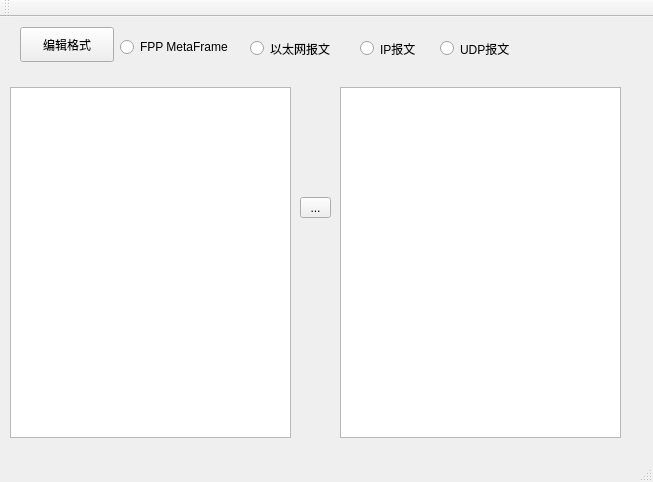
<?xml version="1.0" encoding="UTF-8"?>
<ui version="4.0">
 <class>MainWindow</class>
 <widget class="QMainWindow" name="MainWindow">
  <property name="geometry">
   <rect>
    <x>0</x>
    <y>0</y>
    <width>653</width>
    <height>482</height>
   </rect>
  </property>
  <property name="windowTitle">
   <string>Offsets</string>
  </property>
  <widget class="QWidget" name="centralWidget">
   <widget class="QPlainTextEdit" name="src">
    <property name="geometry">
     <rect>
      <x>10</x>
      <y>70</y>
      <width>281</width>
      <height>351</height>
     </rect>
    </property>
   </widget>
   <widget class="QPlainTextEdit" name="target">
    <property name="geometry">
     <rect>
      <x>340</x>
      <y>70</y>
      <width>281</width>
      <height>351</height>
     </rect>
    </property>
   </widget>
   <widget class="QToolButton" name="btnParse">
    <property name="geometry">
     <rect>
      <x>300</x>
      <y>180</y>
      <width>31</width>
      <height>21</height>
     </rect>
    </property>
    <property name="text">
     <string>...</string>
    </property>
    <property name="icon">
     <iconset resource="../offset.qrc">
      <normaloff>:/offsets/images/arrow_right.png</normaloff>:/offsets/images/arrow_right.png</iconset>
    </property>
   </widget>
   <widget class="QPushButton" name="btnSetting">
    <property name="geometry">
     <rect>
      <x>20</x>
      <y>10</y>
      <width>94</width>
      <height>35</height>
     </rect>
    </property>
    <property name="text">
     <string>编辑格式</string>
    </property>
   </widget>
   <widget class="QRadioButton" name="radioBtnEth">
    <property name="geometry">
     <rect>
      <x>250</x>
      <y>20</y>
      <width>90</width>
      <height>23</height>
     </rect>
    </property>
    <property name="text">
     <string>以太网报文</string>
    </property>
   </widget>
   <widget class="QRadioButton" name="radioBtnIp">
    <property name="geometry">
     <rect>
      <x>360</x>
      <y>20</y>
      <width>63</width>
      <height>23</height>
     </rect>
    </property>
    <property name="text">
     <string>IP报文</string>
    </property>
   </widget>
   <widget class="QRadioButton" name="radioBtnUdp">
    <property name="geometry">
     <rect>
      <x>440</x>
      <y>20</y>
      <width>79</width>
      <height>23</height>
     </rect>
    </property>
    <property name="text">
     <string>UDP报文</string>
    </property>
   </widget>
   <widget class="QRadioButton" name="radioBtnMetaframe">
    <property name="geometry">
     <rect>
      <x>120</x>
      <y>20</y>
      <width>125</width>
      <height>20</height>
     </rect>
    </property>
    <property name="text">
     <string>FPP MetaFrame</string>
    </property>
   </widget>
  </widget>
  <widget class="QToolBar" name="mainToolBar">
   <attribute name="toolBarArea">
    <enum>TopToolBarArea</enum>
   </attribute>
   <attribute name="toolBarBreak">
    <bool>false</bool>
   </attribute>
  </widget>
  <widget class="QStatusBar" name="statusBar"/>
 </widget>
 <layoutdefault spacing="6" margin="11"/>
 <resources>
  <include location="../offset.qrc"/>
 </resources>
 <connections>
  <connection>
   <sender>btnSetting</sender>
   <signal>clicked()</signal>
   <receiver>MainWindow</receiver>
   <slot>editSetting()</slot>
   <hints>
    <hint type="sourcelabel">
     <x>66</x>
     <y>38</y>
    </hint>
    <hint type="destinationlabel">
     <x>311</x>
     <y>223</y>
    </hint>
   </hints>
  </connection>
  <connection>
   <sender>radioBtnEth</sender>
   <signal>clicked(bool)</signal>
   <receiver>MainWindow</receiver>
   <slot>onRadioBtnClick(bool)</slot>
   <hints>
    <hint type="sourcelabel">
     <x>174</x>
     <y>44</y>
    </hint>
    <hint type="destinationlabel">
     <x>326</x>
     <y>240</y>
    </hint>
   </hints>
  </connection>
  <connection>
   <sender>radioBtnMetaframe</sender>
   <signal>clicked(bool)</signal>
   <receiver>MainWindow</receiver>
   <slot>onRadioBtnClick(bool)</slot>
   <hints>
    <hint type="sourcelabel">
     <x>472</x>
     <y>42</y>
    </hint>
    <hint type="destinationlabel">
     <x>326</x>
     <y>240</y>
    </hint>
   </hints>
  </connection>
  <connection>
   <sender>radioBtnUdp</sender>
   <signal>clicked(bool)</signal>
   <receiver>MainWindow</receiver>
   <slot>onRadioBtnClick(bool)</slot>
   <hints>
    <hint type="sourcelabel">
     <x>359</x>
     <y>44</y>
    </hint>
    <hint type="destinationlabel">
     <x>326</x>
     <y>240</y>
    </hint>
   </hints>
  </connection>
  <connection>
   <sender>radioBtnIp</sender>
   <signal>clicked(bool)</signal>
   <receiver>MainWindow</receiver>
   <slot>onRadioBtnClick(bool)</slot>
   <hints>
    <hint type="sourcelabel">
     <x>261</x>
     <y>44</y>
    </hint>
    <hint type="destinationlabel">
     <x>326</x>
     <y>240</y>
    </hint>
   </hints>
  </connection>
  <connection>
   <sender>src</sender>
   <signal>textChanged()</signal>
   <receiver>MainWindow</receiver>
   <slot>parze()</slot>
   <hints>
    <hint type="sourcelabel">
     <x>150</x>
     <y>257</y>
    </hint>
    <hint type="destinationlabel">
     <x>326</x>
     <y>240</y>
    </hint>
   </hints>
  </connection>
 </connections>
 <slots>
  <slot>onRadioBtnClick(bool)</slot>
  <slot>editSetting()</slot>
  <slot>parze()</slot>
 </slots>
</ui>
